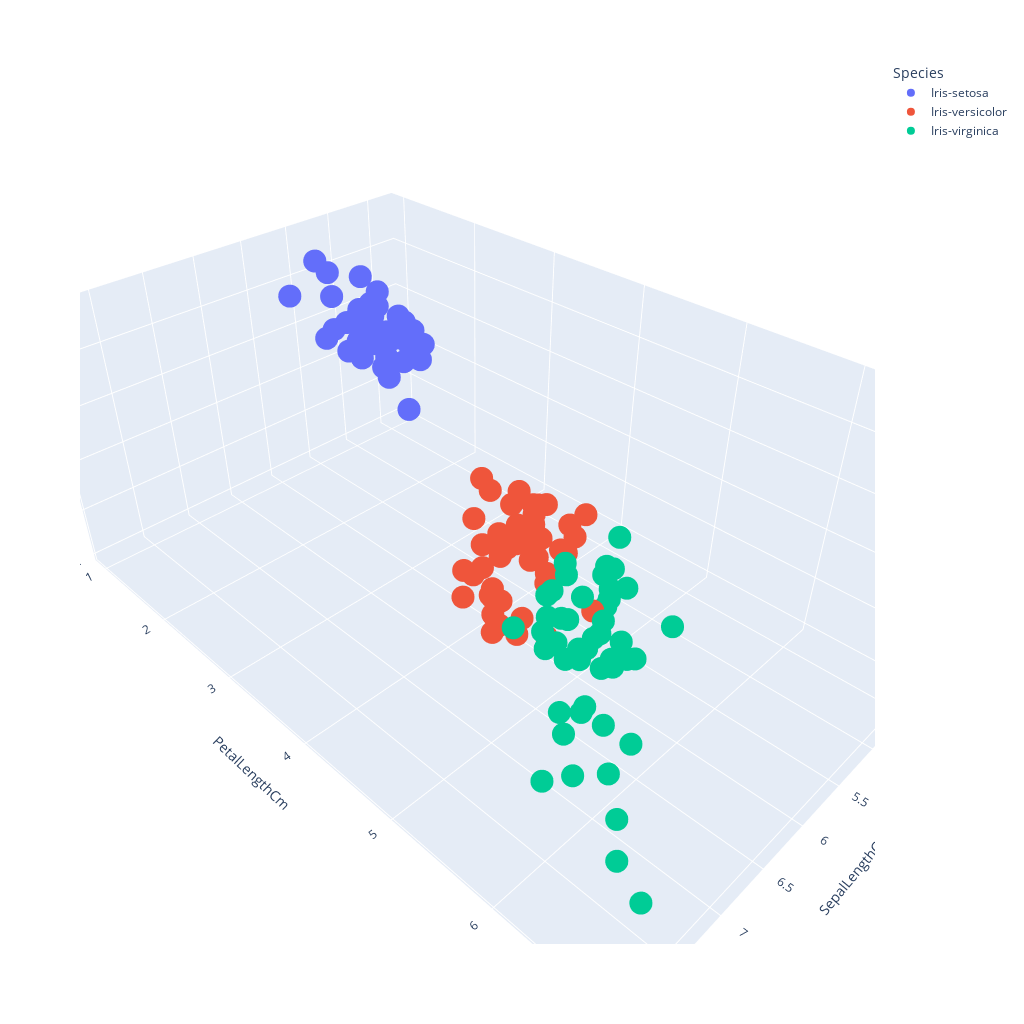

The code cell stored with this chart in its notebook:
### Code cell
# layout = go.Layout({"showlegend": False})

fig = px.scatter_3d(donnees.reset_index(), 
                    x='SepalLengthCm', 
                    y='PetalLengthCm', 
                    z='SepalWidthCm',
                    color='Species',
#                     size=100+donnees3d.reset_index().Altitude,
#                     symbol=donnees.CD23.cat.codes,
                    # text='Nom',
                    width=1024,
                    height=1024,
                   )

fig.show()

### Figure 1 — Plotly figure (JSON) as saved in the notebook; plotly's stock layout.template omitted (floating-point values rounded to 4 significant figures)
{"data": [{"hovertemplate": "Species=Iris-setosa<br>SepalLengthCm=%{x}<br>PetalLengthCm=%{y}<br>SepalWidthCm=%{z}<extra></extra>", "legendgroup": "Iris-setosa", "marker": {"color": "#636efa", "symbol": "circle"}, "mode": "markers", "name": "Iris-setosa", "scene": "scene", "showlegend": true, "type": "scatter3d", "x": [5.1, 4.9, 4.7, 4.6, 5, 5.4, 4.6, 5, 4.4, 4.9, 5.4, 4.8, 4.8, 4.3, 5.8, 5.7, 5.4, 5.1, 5.7, 5.1, 5.4, 5.1, 4.6, 5.1, 4.8, 5, 5, 5.2, 5.2, 4.7, 4.8, 5.4, 5.2, 5.5, 4.9, 5, 5.5, 4.9, 4.4, 5.1, 5, 4.5, 4.4, 5, 5.1, 4.8, 5.1, 4.6, 5.3, 5], "y": [1.4, 1.4, 1.3, 1.5, 1.4, 1.7, 1.4, 1.5, 1.4, 1.5, 1.5, 1.6, 1.4, 1.1, 1.2, 1.5, 1.3, 1.4, 1.7, 1.5, 1.7, 1.5, 1, 1.7, 1.9, 1.6, 1.6, 1.5, 1.4, 1.6, 1.6, 1.5, 1.5, 1.4, 1.5, 1.2, 1.3, 1.5, 1.3, 1.5, 1.3, 1.3, 1.3, 1.6, 1.9, 1.4, 1.6, 1.4, 1.5, 1.4], "z": [3.5, 3, 3.2, 3.1, 3.6, 3.9, 3.4, 3.4, 2.9, 3.1, 3.7, 3.4, 3, 3, 4, 4.4, 3.9, 3.5, 3.8, 3.8, 3.4, 3.7, 3.6, 3.3, 3.4, 3, 3.4, 3.5, 3.4, 3.2, 3.1, 3.4, 4.1, 4.2, 3.1, 3.2, 3.5, 3.1, 3, 3.4, 3.5, 2.3, 3.2, 3.5, 3.8, 3, 3.8, 3.2, 3.7, 3.3]}, {"hovertemplate": "Species=Iris-versicolor<br>SepalLengthCm=%{x}<br>PetalLengthCm=%{y}<br>SepalWidthCm=%{z}<extra></extra>", "legendgroup": "Iris-versicolor", "marker": {"color": "#EF553B", "symbol": "circle"}, "mode": "markers", "name": "Iris-versicolor", "scene": "scene", "showlegend": true, "type": "scatter3d", "x": [7, 6.4, 6.9, 5.5, 6.5, 5.7, 6.3, 4.9, 6.6, 5.2, 5, 5.9, 6, 6.1, 5.6, 6.7, 5.6, 5.8, 6.2, 5.6, 5.9, 6.1, 6.3, 6.1, 6.4, 6.6, 6.8, 6.7, 6, 5.7, 5.5, 5.5, 5.8, 6, 5.4, 6, 6.7, 6.3, 5.6, 5.5, 5.5, 6.1, 5.8, 5, 5.6, 5.7, 5.7, 6.2, 5.1, 5.7], "y": [4.7, 4.5, 4.9, 4, 4.6, 4.5, 4.7, 3.3, 4.6, 3.9, 3.5, 4.2, 4, 4.7, 3.6, 4.4, 4.5, 4.1, 4.5, 3.9, 4.8, 4, 4.9, 4.7, 4.3, 4.4, 4.8, 5, 4.5, 3.5, 3.8, 3.7, 3.9, 5.1, 4.5, 4.5, 4.7, 4.4, 4.1, 4, 4.4, 4.6, 4, 3.3, 4.2, 4.2, 4.2, 4.3, 3, 4.1], "z": [3.2, 3.2, 3.1, 2.3, 2.8, 2.8, 3.3, 2.4, 2.9, 2.7, 2, 3, 2.2, 2.9, 2.9, 3.1, 3, 2.7, 2.2, 2.5, 3.2, 2.8, 2.5, 2.8, 2.9, 3, 2.8, 3, 2.9, 2.6, 2.4, 2.4, 2.7, 2.7, 3, 3.4, 3.1, 2.3, 3, 2.5, 2.6, 3, 2.6, 2.3, 2.7, 3, 2.9, 2.9, 2.5, 2.8]}, {"hovertemplate": "Species=Iris-virginica<br>SepalLengthCm=%{x}<br>PetalLengthCm=%{y}<br>SepalWidthCm=%{z}<extra></extra>", "legendgroup": "Iris-virginica", "marker": {"color": "#00cc96", "symbol": "circle"}, "mode": "markers", "name": "Iris-virginica", "scene": "scene", "showlegend": true, "type": "scatter3d", "x": [6.3, 5.8, 7.1, 6.3, 6.5, 7.6, 4.9, 7.3, 6.7, 7.2, 6.5, 6.4, 6.8, 5.7, 5.8, 6.4, 6.5, 7.7, 7.7, 6, 6.9, 5.6, 7.7, 6.3, 6.7, 7.2, 6.2, 6.1, 6.4, 7.2, 7.4, 7.9, 6.4, 6.3, 6.1, 7.7, 6.3, 6.4, 6, 6.9, 6.7, 6.9, 5.8, 6.8, 6.7, 6.7, 6.3, 6.5, 6.2, 5.9], "y": [6, 5.1, 5.9, 5.6, 5.8, 6.6, 4.5, 6.3, 5.8, 6.1, 5.1, 5.3, 5.5, 5, 5.1, 5.3, 5.5, 6.7, 6.9, 5, 5.7, 4.9, 6.7, 4.9, 5.7, 6, 4.8, 4.9, 5.6, 5.8, 6.1, 6.4, 5.6, 5.1, 5.6, 6.1, 5.6, 5.5, 4.8, 5.4, 5.6, 5.1, 5.1, 5.9, 5.7, 5.2, 5, 5.2, 5.4, 5.1], "z": [3.3, 2.7, 3, 2.9, 3, 3, 2.5, 2.9, 2.5, 3.6, 3.2, 2.7, 3, 2.5, 2.8, 3.2, 3, 3.8, 2.6, 2.2, 3.2, 2.8, 2.8, 2.7, 3.3, 3.2, 2.8, 3, 2.8, 3, 2.8, 3.8, 2.8, 2.8, 2.6, 3, 3.4, 3.1, 3, 3.1, 3.1, 3.1, 2.7, 3.2, 3.3, 3, 2.5, 3, 3.4, 3]}], "layout": {"height": 1024, "legend": {"title": {"text": "Species"}, "tracegroupgap": 0}, "margin": {"t": 60}, "scene": {"aspectmode": "auto", "aspectratio": {"x": 0.9709, "y": 1.591, "z": 0.6473}, "domain": {"x": [0, 1], "y": [0, 1]}, "xaxis": {"title": {"text": "SepalLengthCm"}, "type": "linear"}, "yaxis": {"title": {"text": "PetalLengthCm"}, "type": "linear"}, "zaxis": {"title": {"text": "SepalWidthCm"}, "type": "linear"}}, "width": 1024}}
